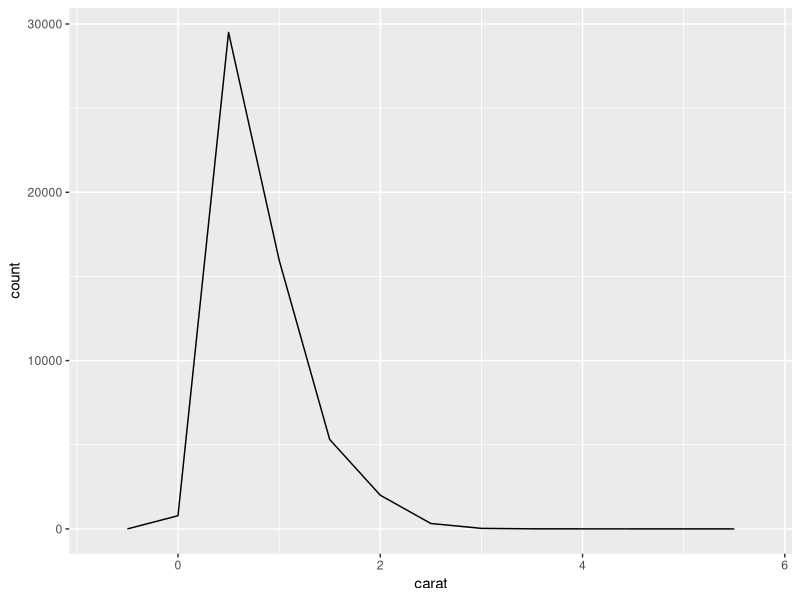

Generate this figure with R:
## ---- chunk 1
knitr::opts_chunk$set(echo = TRUE)

library(ggplot2)
library(dplyr)
## ---- chunk 2
smaller <- diamonds %>% 
  filter(carat <= 6.6)


        
## ---- chunk 3
smaller %>% 
  ggplot(aes(carat)) + 
  geom_freqpoly(binwidth = 0.50)
